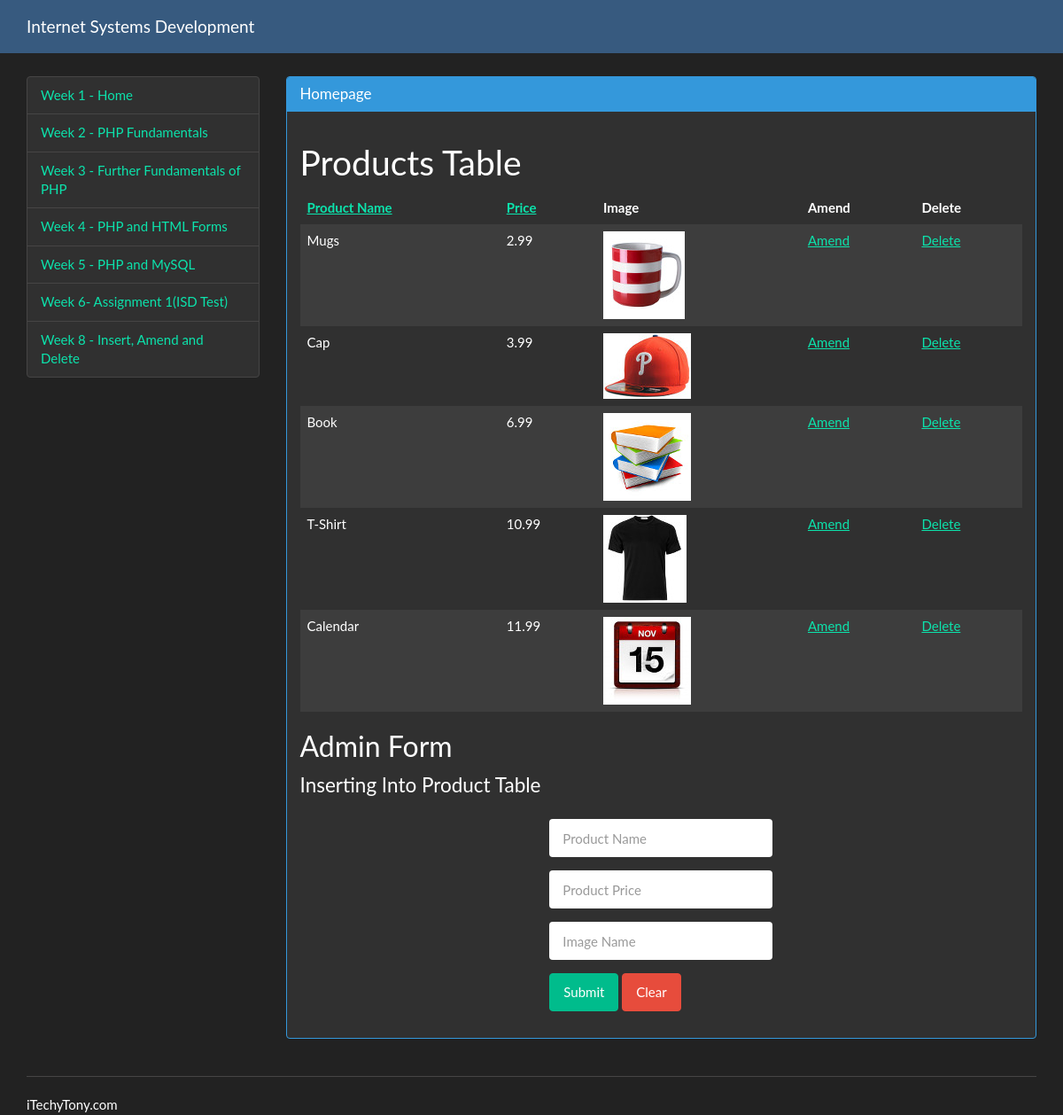
/manage_products.php, run on the app's committed database.
### tables this page shows
CREATE TABLE `testproducts` (
  `ProductID` int(8) NOT NULL AUTO_INCREMENT,
  `ProductName` varchar(50) NOT NULL,
  `ProductPrice` float NOT NULL,
  `ImageName` varchar(15) NOT NULL,
  PRIMARY KEY (`ProductID`)
);

### manage_products.php (the view, shortened to what this page needs)
<?php require_once 'config/init.php'; ?>
<!DOCTYPE html>
<html lang = "en">
  <head>
	  <?php require_once 'head.php'; ?>
  </head>
  <body>
    <?php include 'navbar.php'; ?>
    <div class = "container">
<br><br><br><br>
  <div class = "row">
       <div class = "col-lg-3">
           <?php require_once 'leftnav.php'; ?>
            </div>
  <div class = "col-lg-9">
         <div class = "panel panel-info">
  <div class = "panel-heading">
    <h3 class = "panel-title">Homepage</h3>
  </div>
  <div class = "panel-body">
    <h1>Products Table</h1>
    <table class = "table table-striped">
      <thead>
        <tr>
            <th><a href = manage_products.php?cat=ProductName>Product Name</a></th>
            <th><a href = manage_products.php?cat=ProductPrice>Price</a></th>
            <th>Image</th>
            <th>Amend</th>
	        <th>Delete</th>
        </tr>
      </thead>
      <tbody>
	  <?php
		  function displayData ( $result )
		  {
			  while ( $row = $result->fetch ( PDO::FETCH_ASSOC ) ) {
				  echo '<tr><td>' . $row[ "ProductName" ] . '</td>';
				  echo '<td>' . $row[ "ProductPrice" ] . '</td>';
				  echo '<td><img src="assets/images/' . $row[ 'ImageName' ] . '">' . '</td>';
				  echo '<td><a href="amend_product.php?id=' . $row[ 'ProductID' ] . '">Amend</a></td>';
				  echo '<td>' . '<a href="delete_product.php?id=' . $row[ 'ProductID' ] . '">Delete</a></td></tr>';
			  }
		  }
		  if ( isset( $_GET[ 'cat' ] ) ) {
			  $cat = $_GET[ 'cat' ];
			  $sql = "SELECT * FROM testproducts ORDER BY $cat ";
			  $result = $dbh->query ( $sql );
			  displayData ( $result );
		  }
		  else {
			  $sql = "SELECT * FROM testproducts ORDER BY ProductPrice,ProductName";
			  $result = $dbh->query ( $sql );
			  displayData ( $result );
		  }
	  ?>
      </tbody>
    </table>
      <h2>Admin Form</h2>
        <form class = "form-horizontal" method="post" action="manage_products.php">
<fieldset>
<legend>Inserting Into Product Table</legend>
<div class = "form-group">
  <label class = "col-md-4 control-label" for = "product_name"></label>
  <div class = "col-md-4">
  <input id = "product_name" name = "product_name" type = "text" placeholder = "Product Name" class = "form-control input-md">
  </div>
</div>
<div class = "form-group">
  <label class = "col-md-4 control-label" for = "product_price"></label>
  <div class = "col-md-4">
  <input id = "product_price" name = "product_price" type = "text" placeholder = "Product Price" class = "form-control input-md" required = "">
  </div>
</div>
    <div class = "form-group">
        <label class = "col-md-4 control-label" for = "image_name"></label>
        <div class = "col-md-4">
            <input id = "image_name" name = "image_name" type = "text" placeholder = "Image Name" class = "form-control input-md" required = "">
        </div>
    </div>
<div class = "form-group">
  <label class = "col-md-4 control-label" for = "btnSuccess"></label>
  <div class = "col-md-8">
    <button id = "btnSuccess" type="submit" name = "btnSuccess" class = "btn btn-success">Submit</button>
    <button id = "btnClear" type="reset" name = "btnClear" class = "btn btn-danger">Clear</button>
  </div>
</div>
</fieldset>
</form>
            </div>
        </div>
    </div>
  </div>
	    <?php include_once 'footer.php'; ?>
    </div>
  </body>
</html>

### head.php (shortened to what this page needs)
<link rel="stylesheet" href="assets/css/style.css">

### navbar.php (shortened to what this page needs)
<div class="navbar navbar-default navbar-fixed-top">
      <div class="container">
        <div class="navbar-header">
          <a href="index.php" class="navbar-brand">Internet Systems Development</a>
        </div>
      </div>
    </div>

### leftnav.php
<div class="list-group">
               		<a href="index.php" class="list-group-item ">Week 1 - Home</a>
					<a href="ISDwk2.php" class="list-group-item ">Week 2 - PHP Fundamentals</a>
					<a href="ISDwk3.php" class="list-group-item ">Week 3 - Further Fundamentals of PHP</a>
					<a href="ISDwk4.php" class="list-group-item ">Week 4 - PHP and HTML Forms</a>
					<a href="ISDwk5.php" class="list-group-item ">Week 5 - PHP and MySQL</a>
					<a href="ISD_test_c3351134.php" class="list-group-item " >Week 6- Assignment 1(ISD Test)</a>
					<a href="manage_products.php" class="list-group-item ">Week 8 - Insert, Amend and Delete</a>
  </div>

### footer.php
<hr>
      <footer>
iTechyTony.com
      </footer>

### data on the page
testproducts: ProductName "Mugs", ProductPrice "2.99", ImageName (picture)
testproducts: ProductName "Cap", ProductPrice "3.99", ImageName (picture)
testproducts: ProductName "Book", ProductPrice "6.99", ImageName (picture)
testproducts: ProductName "T-Shirt", ProductPrice "10.99", ImageName (picture)
testproducts: ProductName "Calendar", ProductPrice "11.99", ImageName (picture)
